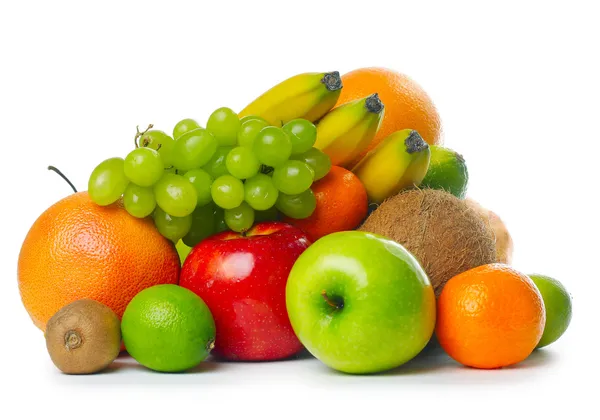
#> input picture Fruits.jpg, 600 x 420 px, found by its file name
$ jupyter execute --allow-errors Image_grey.ipynb
#> lines starting #> are read from the running program, lines starting #| are printed output that depends on the picture
[cell 1]
import matplotlib.pyplot as plt

[cell 2]
import cv2

[cell 3]
img = cv2.imread(r"C:\Users\user\Downloads\Fruits.jpg")
#> img is the input picture: shape (420, 600, 3); mean B, G, R 144.5, 194.9, 214.6

[cell 4]
img

[cell 5]
img.shape
#> Out = (420, 600, 3)

[cell 6]
plt.imshow(img)

[cell 7]
cv2.imshow("Fruits", img)
cv2.waitKey(0)

[cell 8]
img_gray = cv2.cvtColor(img, cv2.COLOR_BGR2GRAY)
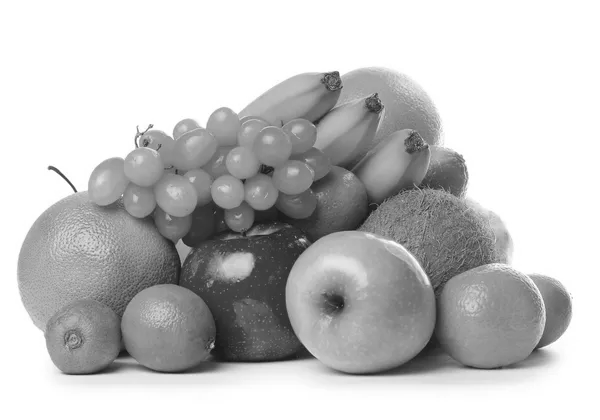
#> img_gray: shape (420, 600); min 19, max 255, mean 195

[cell 9]
plt.imshow(img_gray)

[cell 10]
img.shape
#> Out = (420, 600, 3)

[cell 11]
img_gray.shape
#> Out = (420, 600)

[cell 12]
cv2.imshow("Fruit", img)
cv2.waitKey(-1)

[cell 13]
cv2.imshow("Fruit_Gray", img_gray)
cv2.waitKey(-1)

[cell 14]
cv2.imshow("Fruit", img)
cv2.imshow("Fruit_Gray", img_gray)
cv2.waitKey(-1)

[cell 15]
img.shape
#> Out = (420, 600, 3)

[cell 16]
img[ : , : , 0] = 0
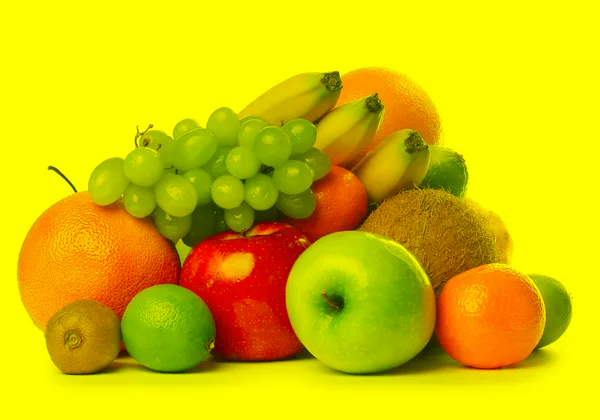
#> img: shape (420, 600, 3); mean B, G, R 0, 194.9, 214.6

#> (a cell that did not finish here is left out)

[cell 18]
img1 = cv2.imread(r"C:\Users\user\Downloads\Fruits.jpg")

[cell 19]
img2 = img1.copy()

[cell 20]
img2[ : , : , 1] = 0
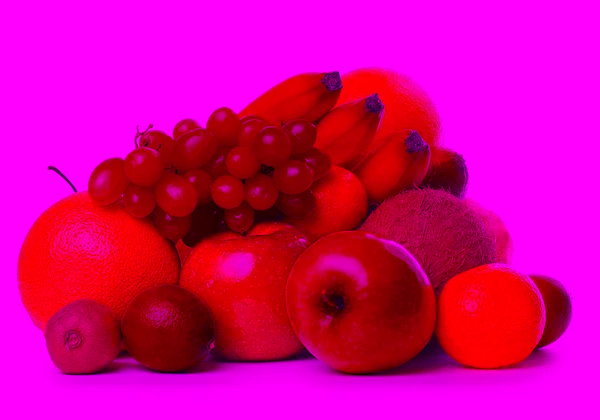
#> img2: shape (420, 600, 3); mean B, G, R 144.5, 0, 214.6

[cell 21]
cv2.imshow("Original", img1)
cv2.imshow("No Red", img)
cv2.imshow("No Green", img2)
cv2.waitKey(-1)

[cell 22]
img3 = img1.copy()

[cell 23]
img3[ : , : , 2] = 0
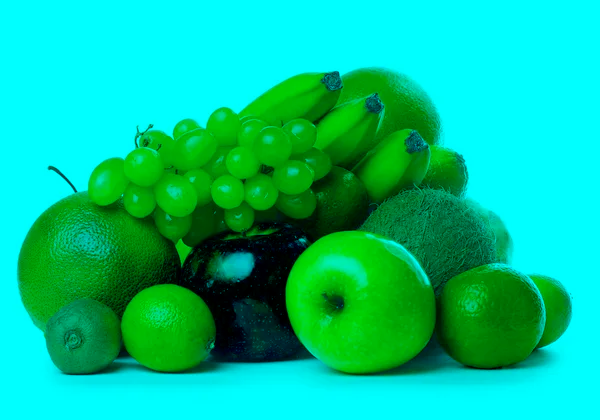
#> img3: shape (420, 600, 3); mean B, G, R 144.5, 194.9, 0
